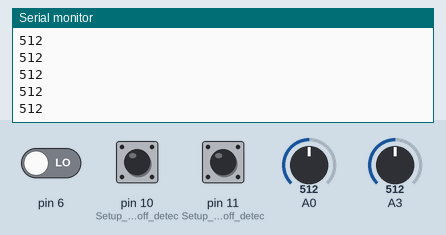
Bench run of a sketch on a simulated Arduino Uno, built with avr-gcc and run on an emulated ATmega328P. Shown: the last lines printed to the serial monitor. The inputs (shaded band) are chosen by the test bench; at power-on: A3 = 512, pin 10 (Setup_for_leads_off_detec) LOW, A0 = 512, pin 6 LOW, pin 11 (Setup_for_leads_off_detec) LOW. The modem accepts every AT command (registered, SIM ready, sends succeed) and sends nothing else.

Above: at 17.8 s.
17.9 s: A3 set to 960
19.4 s: pin 10 (Setup_for_leads_off_detec) pulled HIGH for 0.15 s
21.0 s: A0 set to 716
At 21.8 s:
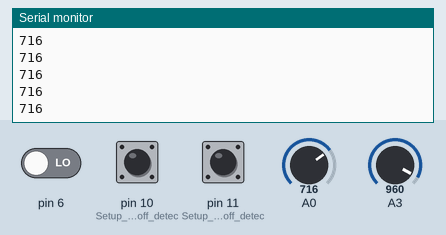
22.5 s: pin 6 driven HIGH
At 23.4 s:
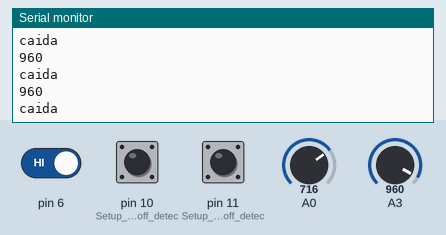
24.0 s: A3 set to 940
At 24.7 s:
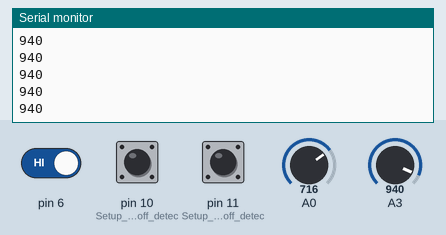
Timing chart, 0 to 26.5 s (numbered marks = the images above; inputs shaded):
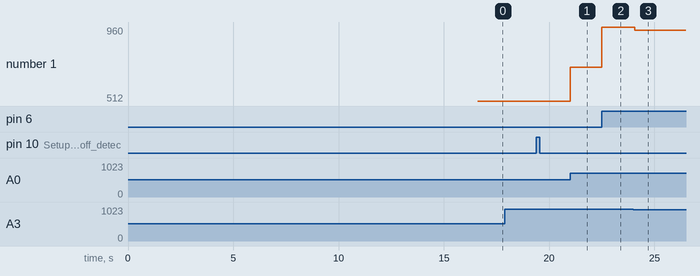

Measured:
- after the input at 21.0 s, the serial monitor: prints a new line at once (image 1)
- after the input at 22.5 s, the serial monitor: prints a new line at once (image 2)
- after the input at 24.0 s, the serial monitor: prints a new line after 0.07 s (image 3)
- plotted number 1: 512 → 716 after the input at 21.0 s, 716 → 960 after the input at 22.5 s, 960 → 940 after the input at 24.0 s

The sketch:

Hack_IberoAT2.ino
```cpp
#include <Arduino.h>


#include <ArduinoJson.h>
#include <SoftwareSerial.h>

#include <Wire.h>


// PIN Number
#define PINNUMBER ""
#define GPRS_APN       "internet.itelcel.com" // replace your GPRS APN
#define GPRS_LOGIN     "webgprs"    // replace with your GPRS login
#define GPRS_PASSWORD  "webgprs2002" // replace with your GPRS password
// initialize the library instance

SoftwareSerial Uc20(3,2); //rX, tX
// URL, path & port (for example: arduino.cc)


// initialize the library instance


int gnAct = 0;
String IMEI = "";
void setup() {
  // put your setup code here, to run once:

Serial.begin(9600);
Serial.println("Inicializando conexion a red celular");
Serial.begin(9600);
  SoftwareSerial Uc20(3,2); //rX, tX

  delay(10000);
  Serial.println("QUC20 inicializado a 115200");
  cfgInit();
  sessionsInit();
  // userDataInit();
  pinMode(10, INPUT); // Setup for leads off detection LO +
  pinMode(11, INPUT); // Setup for leads off detection LO -
  pinMode(6, INPUT);
}

void loop() {
  int x=0;
  while (x<30000){
    Serial.println(analogRead(A3));
    delay(1);
    x=x+1;
    if (analogRead(A3)>950){
      Serial.println("caida");
      while(digitalRead(6)==0){
        if((digitalRead(10) == 1)||(digitalRead(11) == 1)){
          Serial.println('!');
        }
        else{
          // send the value of analog input 0:
            Serial.println(analogRead(A0));
      //  }
      //  //Wait for a bit to keep serial data from saturating
        delay(10);
        }
      }
    }
  }
  sendMsg();
}
void sendMsg(){
  String atcomm;
  StaticJsonBuffer<100> jsonBuffer;
  char resCont[100];
  JsonObject& root = jsonBuffer.createObject();
  root["imei"] = "861075021409743";
  root["lat"] = "19.3711508";
  root["lon"] = "-99.2639328";
  root.printTo(resCont, sizeof(resCont));
  String res(resCont);
  Serial.println(res);
  //sendATCommandWithResponse("AT+QHTTPURL=49,80", "http://199.195.116.177/dondestas/cgi-bin/uc20.php");
  sendATCommandWithResponse("AT+QHTTPURL=49,2083", "http://192.100.192.110/");
    //sendATCommand("AT+QIGETERROR", 100);
    atcomm = "AT+QHTTPPOST=";
    atcomm += res.length();
    atcomm += ",80,80";
    //Serial.println(atcomm);
    sendATCommandWithResponse(atcomm, res);
    sendATCommand("AT+QIGETERROR", 100);
    sendATCommand("AT+QHTTPREAD=100", 100);
    sendATCommand("AT+QIGETERROR", 100);

}
void cfgInit() {
 /* batteryMonitor.reset();
  batteryMonitor.quickStart();
  batteryMonitor.setAlertThreshold(25);
  sendATCommand("AT+QGPSCFG=\"nmeasrc\", 1", 100);
  if (gnAct == 1) {
    sendATCommand("AT+QGPSCFG=\"glonassenable\", 1", 100);
  } else {
    sendATCommand("AT+QGPSCFG=\"glonassenable\", 0", 100);
  }*/
  /*if(getDataResponse(getBodyReadResponse(sendATCommand("AT+IPR?", 100))) != "9600"){
     sendATCommand("AT+IPR=9600", 100);
     sendATCommand("AT&W", 100);
  }*/
}
String sendATCommand(String command, int ms) {
  /*char incoming_char;
  String res = " ";
  int timeout = 0, lastLen = 0;
  Serial3.println(command);
  delay(ms);
  if (Serial3.available() > 0) {
    while (res.endsWith("OK") == 0) {
      incoming_char = Serial3.read();

      if (incoming_char != (char) - 1) {
        res += incoming_char;
      }

      if (res.endsWith("ERROR")) {
        while (Serial3.available() > 0) {
          incoming_char = Serial3.read();
          res += incoming_char;
        }
        res += "\nOK";
      }

      if (res.length() == lastLen) {
        if (timeout <= 3) {
          timeout++;
        } else {
          res += "\nOK";
        }
      }
      lastLen = res.length();
    }
  }
  //Serial.println(res);
  return res;*/
  char c;
  String res;
  Uc20.println(command);     // Send request
  int count = 5;                       // Number of 100ms intervals before
                                       // assuming there is no more data
  while(count-- != 0) {                // Loop until count = 0

    delay(100);                        // Delay 100ms

    while (Uc20.available() > 0){  // If there is data, read it and reset
       c = (char)Uc20.read();      // the counter, otherwise go try again
       res += c;
       count = 5;
    }
  }
  Serial.println(res);
  return res;
}


void sessionsInit() {
  sendATCommand("AT+QGPS=1", 100);
  sendATCommand("AT+QIGETERROR", 100);
  sendATCommand("AT+QHTTPCFG=\"contextid\",1", 100 );
  sendATCommand("AT+QIGETERROR", 100);
  //sendATCommand("AT+QHTTPCFG=\"responseheader\",1", 100);
  sendATCommand("AT+QIGETERROR", 100);
  //sendATCommand("AT+QICSGP=1,1,\"m2m.com.attz\",\"\",\"\",1", 100);
  sendATCommand("AT+QICSGP=1,1,\"internet.itelcel.com\",\"webgprs\",\"webgprs2002\",1", 100);
  sendATCommand("AT+QIGETERROR", 100);
  sendATCommand("AT+QIDEACT=1", 100);
  sendATCommand("AT+QIGETERROR", 100);
  sendATCommand("AT+QIACT=1", 300);
  sendATCommand("AT+QIGETERROR", 100);

}
void sendATCommandWithResponse(String command, String response) {
  char incoming_char;
  Uc20.println(command);
  delay(5000);
  Serial.println(Uc20.available());
  while (Uc20.available() > 0) {
    incoming_char = Uc20.read();
    Serial.print(incoming_char);
  }
  Uc20.println(response);
  delay(3000);
  Serial.println(Uc20.available());
  while (Uc20.available() > 0) {
    incoming_char = Uc20.read();
    Serial.print(incoming_char);
  }
  delay(5000);
}
```
